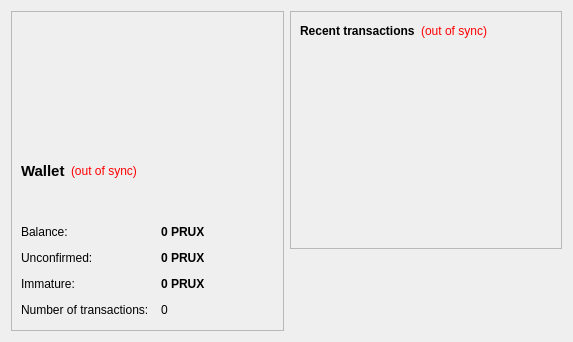
<?xml version="1.0" encoding="UTF-8"?>
<ui version="4.0">
 <class>OverviewPage</class>
 <widget class="QWidget" name="OverviewPage">
  <property name="geometry">
   <rect>
    <x>0</x>
    <y>0</y>
    <width>573</width>
    <height>342</height>
   </rect>
  </property>
  <property name="windowTitle">
   <string>Form</string>
  </property>
  <layout class="QHBoxLayout" name="horizontalLayout" stretch="1,1">
   <item>
    <layout class="QVBoxLayout" name="verticalLayout_2">
     <item>
      <widget class="QFrame" name="frame">
       <property name="frameShape">
        <enum>QFrame::StyledPanel</enum>
       </property>
       <property name="frameShadow">
        <enum>QFrame::Raised</enum>
       </property>
       <layout class="QVBoxLayout" name="verticalLayout_4">
        <item>
         <widget class="QLabel" name="label_6">
          <property name="text">
           <string/>
          </property>
          <property name="pixmap">
           <pixmap resource="../bitcoin.qrc">:/images/overview</pixmap>
          </property>
          <property name="scaledContents">
           <bool>true</bool>
          </property>
         </widget>
        </item>
        <item>
         <layout class="QHBoxLayout" name="horizontalLayout_4">
          <item>
           <widget class="QLabel" name="label_5">
            <property name="font">
             <font>
              <pointsize>11</pointsize>
              <weight>75</weight>
              <bold>true</bold>
             </font>
            </property>
            <property name="text">
             <string>Wallet</string>
            </property>
           </widget>
          </item>
          <item>
           <widget class="QLabel" name="labelWalletStatus">
            <property name="toolTip">
             <string>The displayed information may be out of date. Your wallet automatically synchronizes with the prux network after a connection is established, but this process has not completed yet.</string>
            </property>
            <property name="styleSheet">
             <string notr="true">QLabel { color: red; }</string>
            </property>
            <property name="text">
             <string notr="true">(out of sync)</string>
            </property>
            <property name="alignment">
             <set>Qt::AlignLeading|Qt::AlignLeft|Qt::AlignVCenter</set>
            </property>
           </widget>
          </item>
          <item>
           <spacer name="horizontalSpacer_2">
            <property name="orientation">
             <enum>Qt::Horizontal</enum>
            </property>
            <property name="sizeHint" stdset="0">
             <size>
              <width>40</width>
              <height>20</height>
             </size>
            </property>
           </spacer>
          </item>
         </layout>
        </item>
        <item>
         <layout class="QFormLayout" name="formLayout_2">
          <property name="fieldGrowthPolicy">
           <enum>QFormLayout::AllNonFixedFieldsGrow</enum>
          </property>
          <property name="horizontalSpacing">
           <number>12</number>
          </property>
          <property name="verticalSpacing">
           <number>12</number>
          </property>
          <item row="0" column="0">
           <widget class="QLabel" name="label">
            <property name="text">
             <string>Balance:</string>
            </property>
           </widget>
          </item>
          <item row="0" column="1">
           <widget class="QLabel" name="labelBalance">
            <property name="font">
             <font>
              <weight>75</weight>
              <bold>true</bold>
             </font>
            </property>
            <property name="cursor">
             <cursorShape>IBeamCursor</cursorShape>
            </property>
            <property name="toolTip">
             <string>Your current balance</string>
            </property>
            <property name="text">
             <string notr="true">0 PRUX</string>
            </property>
            <property name="textInteractionFlags">
             <set>Qt::LinksAccessibleByMouse|Qt::TextSelectableByKeyboard|Qt::TextSelectableByMouse</set>
            </property>
           </widget>
          </item>
          <item row="1" column="0">
           <widget class="QLabel" name="label_3">
            <property name="text">
             <string>Unconfirmed:</string>
            </property>
           </widget>
          </item>
          <item row="1" column="1">
           <widget class="QLabel" name="labelUnconfirmed">
            <property name="font">
             <font>
              <weight>75</weight>
              <bold>true</bold>
             </font>
            </property>
            <property name="cursor">
             <cursorShape>IBeamCursor</cursorShape>
            </property>
            <property name="toolTip">
             <string>Total of transactions that have yet to be confirmed, and do not yet count toward the current balance</string>
            </property>
            <property name="text">
             <string notr="true">0 PRUX</string>
            </property>
            <property name="textInteractionFlags">
             <set>Qt::LinksAccessibleByMouse|Qt::TextSelectableByKeyboard|Qt::TextSelectableByMouse</set>
            </property>
           </widget>
          </item>
          <item row="3" column="0">
           <widget class="QLabel" name="label_2">
            <property name="text">
             <string>Number of transactions:</string>
            </property>
           </widget>
          </item>
          <item row="3" column="1">
           <widget class="QLabel" name="labelNumTransactions">
            <property name="toolTip">
             <string>Total number of transactions in wallet</string>
            </property>
            <property name="text">
             <string notr="true">0</string>
            </property>
           </widget>
          </item>
          <item row="2" column="0">
           <widget class="QLabel" name="labelImmatureText">
            <property name="text">
             <string>Immature:</string>
            </property>
           </widget>
          </item>
          <item row="2" column="1">
           <widget class="QLabel" name="labelImmature">
            <property name="font">
             <font>
              <weight>75</weight>
              <bold>true</bold>
             </font>
            </property>
            <property name="toolTip">
             <string>Mined balance that has not yet matured</string>
            </property>
            <property name="text">
             <string notr="true">0 PRUX</string>
            </property>
            <property name="textInteractionFlags">
             <set>Qt::LinksAccessibleByMouse|Qt::TextSelectableByKeyboard|Qt::TextSelectableByMouse</set>
            </property>
           </widget>
          </item>
         </layout>
        </item>
       </layout>
      </widget>
     </item>
    </layout>
   </item>
   <item>
    <layout class="QVBoxLayout" name="verticalLayout_3">
     <item>
      <widget class="QFrame" name="frame_2">
       <property name="frameShape">
        <enum>QFrame::StyledPanel</enum>
       </property>
       <property name="frameShadow">
        <enum>QFrame::Raised</enum>
       </property>
       <layout class="QVBoxLayout" name="verticalLayout">
        <item>
         <layout class="QHBoxLayout" name="horizontalLayout_2">
          <item>
           <widget class="QLabel" name="label_4">
            <property name="text">
             <string>&lt;b&gt;Recent transactions&lt;/b&gt;</string>
            </property>
           </widget>
          </item>
          <item>
           <widget class="QLabel" name="labelTransactionsStatus">
            <property name="toolTip">
             <string>The displayed information may be out of date. Your wallet automatically synchronizes with the prux network after a connection is established, but this process has not completed yet.</string>
            </property>
            <property name="styleSheet">
             <string notr="true">QLabel { color: red; }</string>
            </property>
            <property name="text">
             <string notr="true">(out of sync)</string>
            </property>
            <property name="alignment">
             <set>Qt::AlignRight|Qt::AlignTrailing|Qt::AlignVCenter</set>
            </property>
           </widget>
          </item>
          <item>
           <spacer name="horizontalSpacer">
            <property name="orientation">
             <enum>Qt::Horizontal</enum>
            </property>
            <property name="sizeHint" stdset="0">
             <size>
              <width>40</width>
              <height>20</height>
             </size>
            </property>
           </spacer>
          </item>
         </layout>
        </item>
        <item>
         <widget class="QListView" name="listTransactions">
          <property name="styleSheet">
           <string notr="true">QListView { background: transparent; }</string>
          </property>
          <property name="frameShape">
           <enum>QFrame::NoFrame</enum>
          </property>
          <property name="verticalScrollBarPolicy">
           <enum>Qt::ScrollBarAlwaysOff</enum>
          </property>
          <property name="horizontalScrollBarPolicy">
           <enum>Qt::ScrollBarAlwaysOff</enum>
          </property>
          <property name="selectionMode">
           <enum>QAbstractItemView::NoSelection</enum>
          </property>
         </widget>
        </item>
       </layout>
      </widget>
     </item>
     <item>
      <spacer name="verticalSpacer_2">
       <property name="orientation">
        <enum>Qt::Vertical</enum>
       </property>
       <property name="sizeHint" stdset="0">
        <size>
         <width>20</width>
         <height>40</height>
        </size>
       </property>
      </spacer>
     </item>
    </layout>
   </item>
  </layout>
 </widget>
 <resources>
  <include location="../bitcoin.qrc"/>
 </resources>
 <connections/>
</ui>
